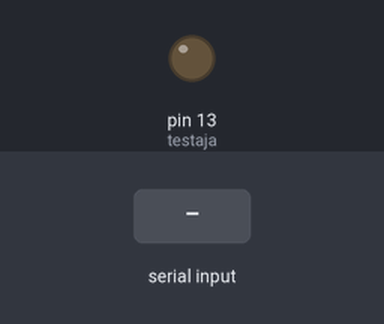
The sketch below on a simulated Arduino Uno, built with avr-gcc and run on an emulated ATmega328P. Parts: output pins drawn as LEDs (lit = HIGH). The test bench sets the inputs (shaded band).

Above: at 1.2 s.
1.3 s: byte 1 (1) received over Serial
At 2.1 s:
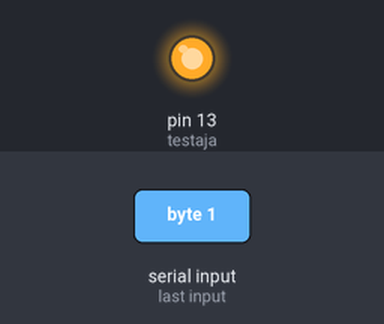
Timing chart, 0 to 4.3 s (numbered marks = the images above; inputs shaded):
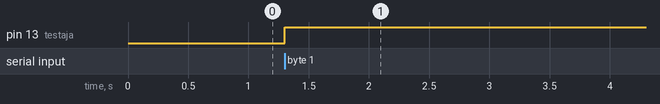

Measured:
- after the input at 1.3 s, pin 13 (testaja): LOW → HIGH at once

The sketch:

uno.ino
```cpp
int testaja = 13;

void setup(){
    pinMode(testaja, OUTPUT);
    Serial.begin(9600);
}

void loop(){

    if(Serial.available() > 0 ){
        int iqra = Serial.read();

        if(iqra == 1){
            digitalWrite(testaja, HIGH);
        } else if(iqra == 2){
            digitalWrite(testaja, LOW);
        }
    }
}
```

test.ino
```cpp

```
